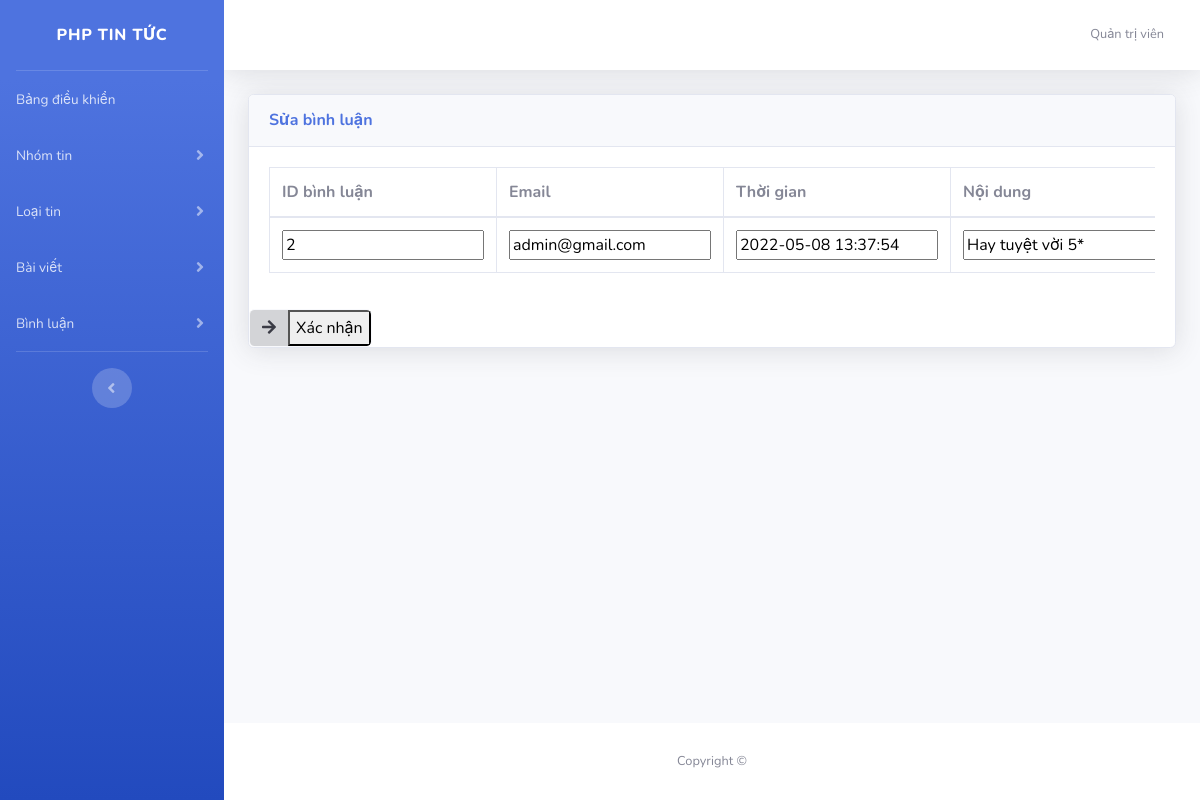
The page /NewsWebsite/admin/suabinhluan.php?ma=2 on the database its author committed.
### tables this page shows
CREATE TABLE IF NOT EXISTS `binh_luan` (
  `id_binhluan` int(11) NOT NULL AUTO_INCREMENT,
  `email` varchar(100) NOT NULL,
  `thoigian` datetime NOT NULL DEFAULT CURRENT_TIMESTAMP,
  `noidungbinhluan` text NOT NULL,
  `id_tin` int(11) NOT NULL,
  PRIMARY KEY (`id_binhluan`),
  KEY `id_tin` (`id_tin`)
);

### NewsWebsite/admin/suabinhluan.php (the view, shortened to what this page needs)
<?php ob_start();
require_once __DIR__. "/layouts/header.php";
?>
<?php
require_once __DIR__. "/../libraries/connect.php";
    $sql4 = "select * from binh_luan where id_binhluan ='$_GET[ma]'";
    $stm=$o->query($sql4);
    $data4 =$stm->fetchAll(PDO::FETCH_ASSOC);
?>
<div id="content">
    <div class="container-fluid">
        <div class="card shadow mb-4">
            <div class="card-header py-3">
                <h6 class="m-0 font-weight-bold text-primary">Sửa bình luận</h6>
            </div>
            <form action="/NewsWebsite/admin/suabinhluan.php" method="POST" enctype="multipart/form-data">
                <div class="card-body">
                    <div class="table-responsive">
                        <table class="table table-bordered" width="100%" cellspacing="0">
                            <thead>
                                <tr>
                                    <th>ID bình luận</th>
                                    <th>Email</th>
                                    <th>Thời gian</th>
                                    <th>Nội dung</th>
                                </tr>
                            </thead>
                            <body>
                                <tr>
                                    <th><input type="text" name="id_binhluan" readonly value="<?php echo $data4[0]['id_binhluan'] ?>"></th>
                                    <th><input type="text" name="email" value="<?php echo $data4[0]['email'] ?>"></th>
                                    <th><input type="datetime" name="thoigian" value="<?php echo $data4[0]['thoigian'] ?>"></th>
                                    <th><input type="text" name="noidungbinhluan" value="<?php echo $data4[0]['noidungbinhluan'] ?>"></th>
                                </tr>
                            </body>
                        </table>
                    </div>
                </div>
                <div>
                    <a class="btn btn-light btn-icon-split">
                        <span class="icon text-light-600">
                            <i class="fas fa-arrow-right"></i>
                        </span>
                        <button type="submit" name="submit">Xác nhận</button>
                    </a>
                </div>
            </form>
        </div>
    </div>
</div>
<?php
require_once __DIR__. "/layouts/footer.php";
?>

### rows shown on the page
binh_luan: id_binhluan "2", email "admin@gmail.com", thoigian "2022-05-08 13:37:54", noidungbinhluan "Hay tuyệt vời 5*"
